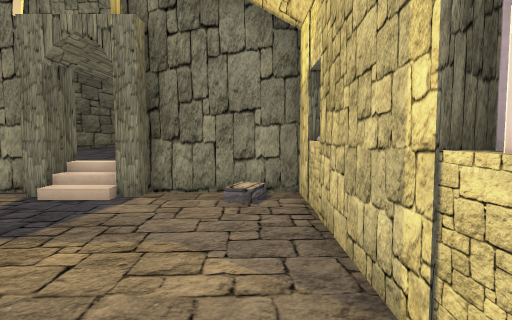
view 1 (above)

23 first-person views from a walk through a scene from a Unity 3-D project. The camera is 1.3 m above the floor, tilts 4° down and sees 75° across. Doors are open. The floor is counted in squares, 1 m on a side. Each view is taken from the middle of a square. On the plan, view 1 faces up. The plan holds only what a view shows up to about 14 squares ahead; the rest is blank. The place goes on beyond the plan. The player is left out. Some surface patterns are stand-ins.

view 2
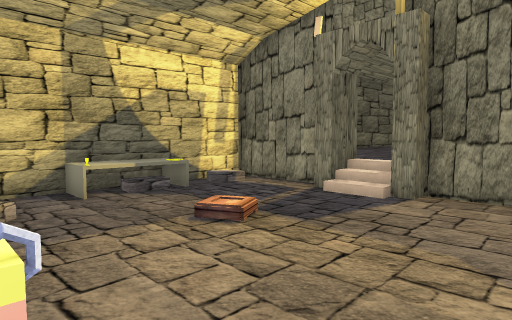

view 3
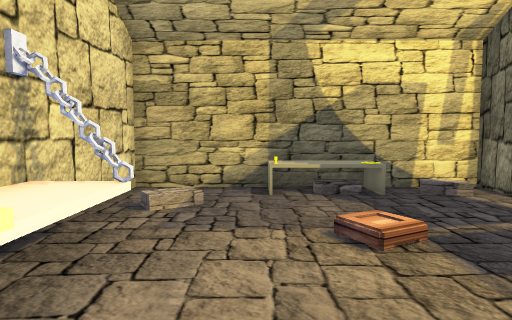

view 4
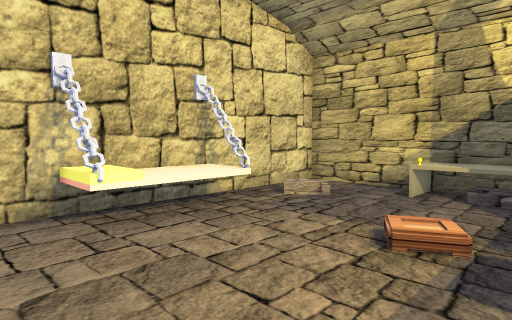

view 5
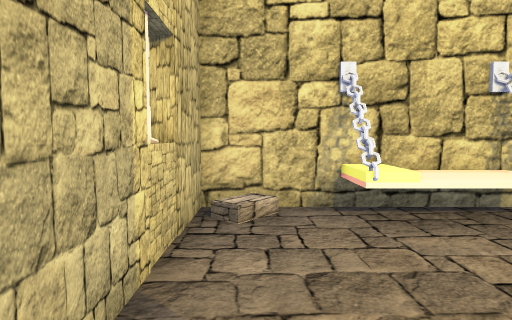

view 6
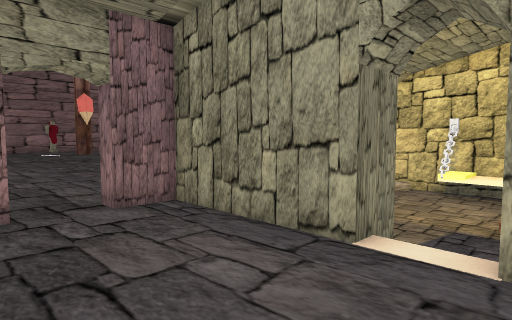

view 7
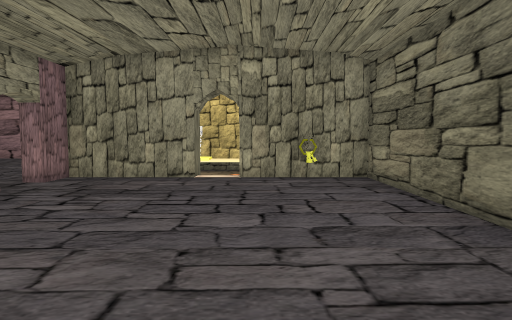

view 8
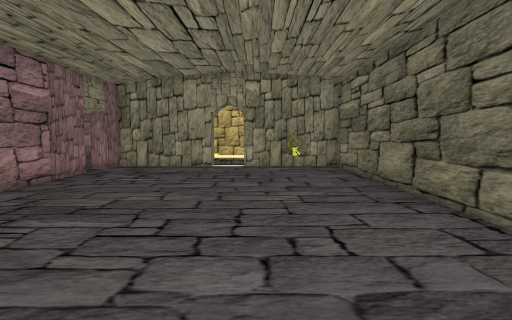

view 9
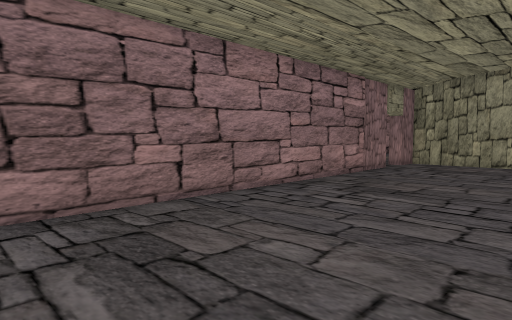

view 10
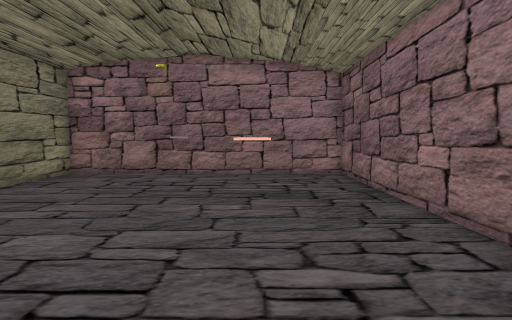

view 11
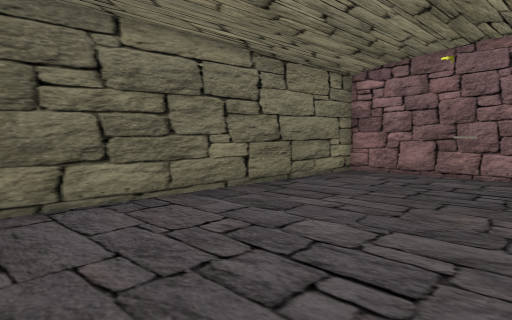

view 12
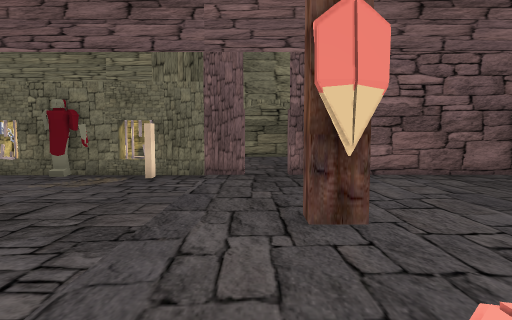

view 13
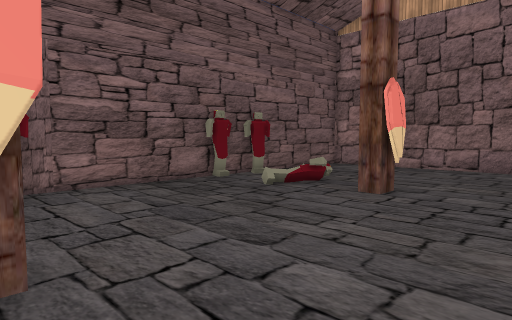

view 14
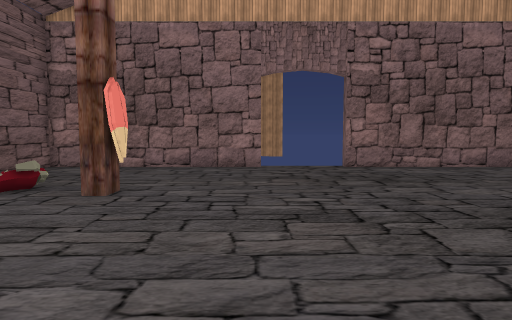

view 15
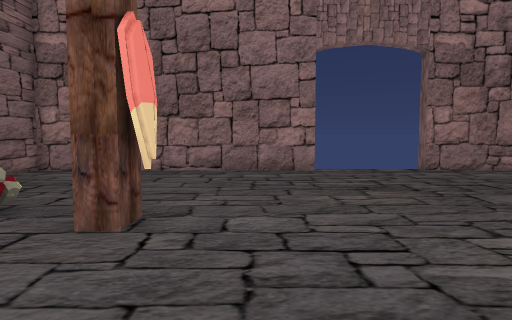

view 16
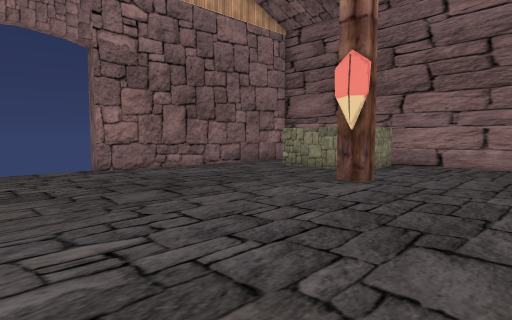

view 17
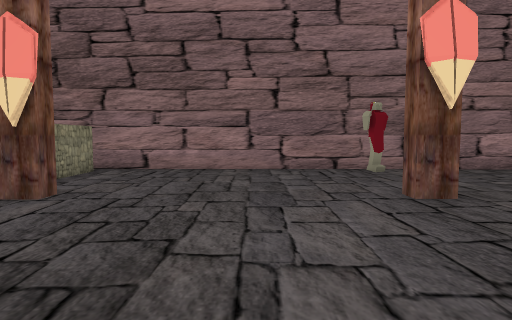

view 18
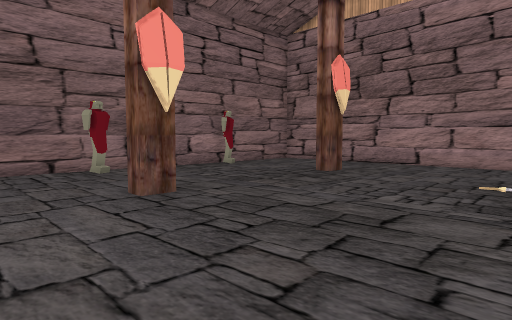

view 19
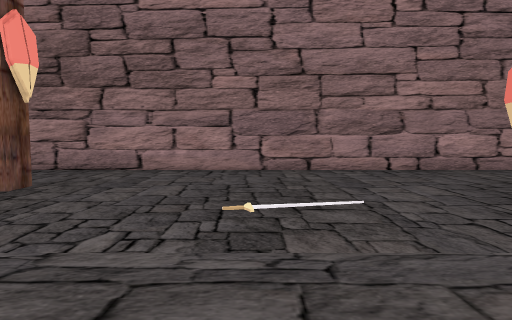

view 20
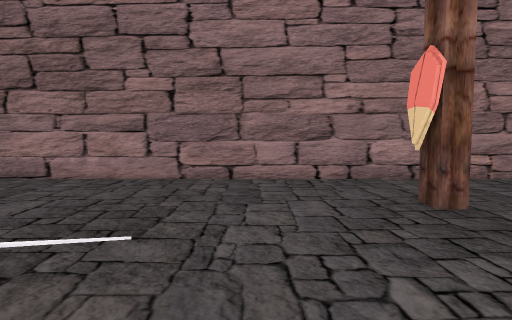

view 21
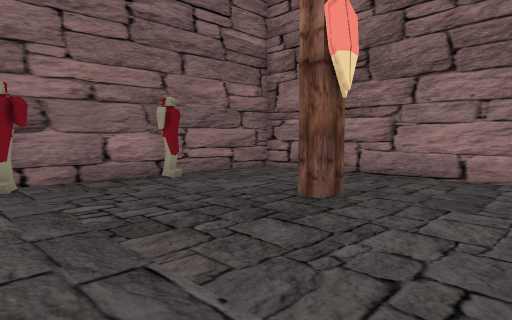

view 22
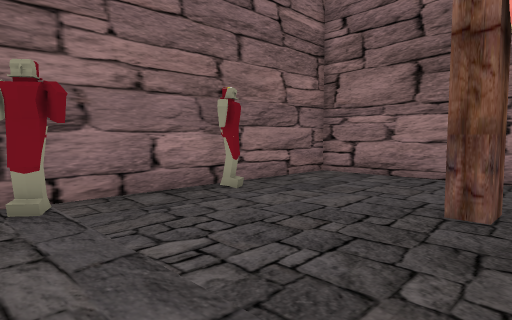

view 23
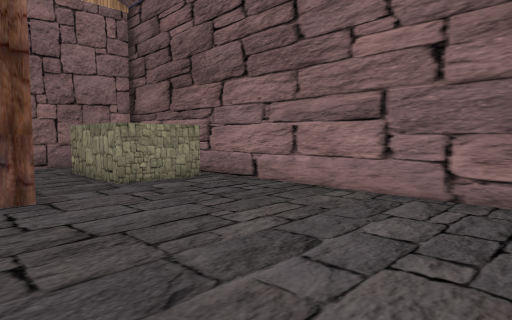

### Floor plan
Key: @ floor where view 1 was taken; # wall or solid block; x gap in a wall; . main floor; - floor 0.75 m lower than the main floor; / step, stairs or slope; D open door; ^ raised ledge; T table; B bed; S shield; O other object.
Columns run from 9 left of view 1 to 28 right of it. Each row starts with its distance up from view 1.
 28 #############  #######..DD####  ##
 27 #...OO#^..##.  ...............  ..
 26 #.....#^..##.. ................ ..
 25 #.........##..  .................O
 24 #.........# ... .................O
 23 #.........#  ....................O
 22 #.........#   ...................O  .#
 21 #.........#O  O..................OOO.#
 20 #.........##. OO.S............S......#
 19 #.........##.........................#
 18 #.........##.........................#
 17 #.........##.........................#
 16 #.........##.........................#
 15 #.........##.........................#
 14 #.........##.........................#
 13 #.........##.........   .............#
 12 #.........##........S  ..............#
 11 #.........D......S..// .......#......#
 10 #.........D.......... .............###
  9 #.........#.........................##
  8 #####DD####.........................##
  7 #/--///--/##.........................#
  6 #/--------##.........................#
  5 #T--------#..O......................##
  4 #TT-------##.....S............#.....##
  3 #TT-------##.........................#
  2 #O--------x..........................#
  1 #--/------#..........................#
  0 #--/-BBB-@# .........................#
 -1 #####BBB##############################

Where each view was taken, in squares from view 1:
view 1: 0 up, 0 right, facing up
view 2: 0 up, 0 right, facing up-left
view 3: 2 up, 0 right, facing left
view 4: 5 up, 0 right, facing down-left
view 5: 5 up, 0 right, facing down
view 6: 12 up, 5 left, facing down-right
view 7: 19 up, 5 left, facing down
view 8: 23 up, 5 left, facing down
view 9: 25 up, 5 left, facing down-right
view 10: 16 up, 2 left, facing up
view 11: 16 up, 2 left, facing up-left
view 12: 10 up, 13 right, facing left
view 13: 11 up, 12 right, facing up-left
view 14: 11 up, 12 right, facing up
view 15: 15 up, 10 right, facing up
view 16: 15 up, 12 right, facing up-right
view 17: 15 up, 14 right, facing right
view 18: 15 up, 14 right, facing down-right
view 19: 12 up, 15 right, facing down
view 20: 11 up, 12 right, facing down
view 21: 10 up, 17 right, facing down-right
view 22: 10 up, 20 right, facing down-right
view 23: 12 up, 20 right, facing up-right
